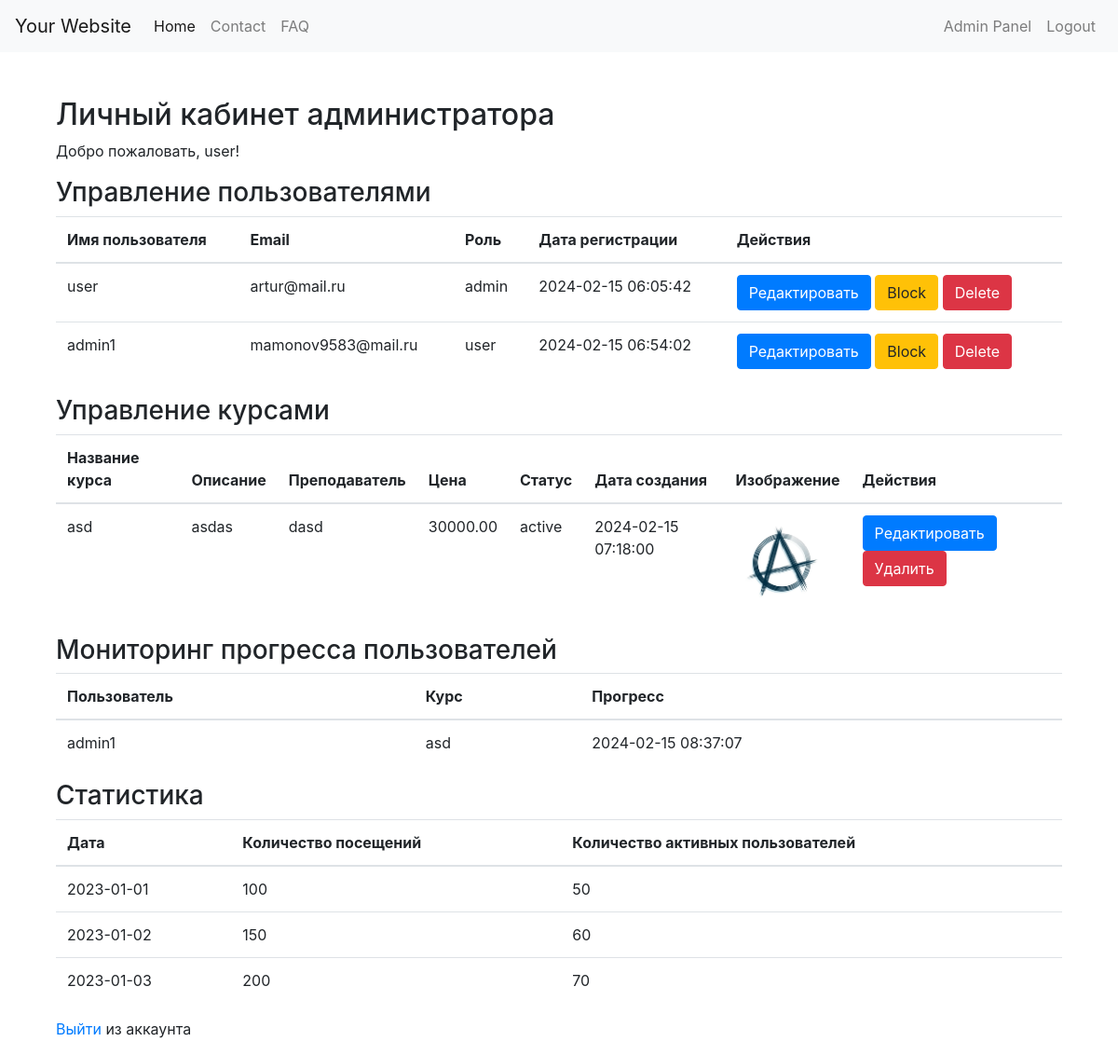
/admin/index.php (signed in), run on the app's committed database.
### tables this page shows
CREATE TABLE `users` (
  `id` int(11) NOT NULL,
  `username` varchar(50) NOT NULL,
  `email` varchar(100) NOT NULL,
  `password` varchar(255) NOT NULL,
  `role` enum('admin','user','blocked') DEFAULT 'user',
  `registration_date` timestamp NOT NULL DEFAULT current_timestamp()
);

CREATE TABLE `courses` (
  `id` int(11) NOT NULL,
  `title` varchar(255) NOT NULL,
  `description` text DEFAULT NULL,
  `instructor` varchar(100) NOT NULL,
  `price` decimal(10,2) NOT NULL DEFAULT 0.00,
  `creation_date` timestamp NOT NULL DEFAULT current_timestamp(),
  `status` enum('active','inactive') DEFAULT 'active',
  `photo` varchar(255) DEFAULT NULL
);

CREATE TABLE `enrollments` (
  `id` int(11) NOT NULL,
  `user_id` int(11) NOT NULL,
  `course_id` int(11) NOT NULL,
  `enrollment_date` timestamp NOT NULL DEFAULT current_timestamp()
);

### admin/index.php (the view, shortened to what this page needs)
<?php
include('../includes/config.php');
?>
<!DOCTYPE html>
<html lang="ru">
<head>
    <link rel="stylesheet" href="https://stackpath.bootstrapcdn.com/bootstrap/4.5.2/css/bootstrap.min.css">
</head>
<body>
    <?php include('../includes/header.php'); ?>
    <div class="container mt-5">
        <h2>Личный кабинет администратора</h2>
        <p>Добро пожаловать,
            <?php echo $_SESSION['username']; ?>!
        </p>
        <h3>Управление пользователями</h3>
        <table class="table">
            <thead>
                <tr>
                    <th>Имя пользователя</th>
                    <th>Email</th>
                    <th>Роль</th>
                    <th>Дата регистрации</th>
                    <th>Действия</th>
                </tr>
            </thead>
            <tbody>
                <?php
                $stmt = $pdo->query("SELECT * FROM users");
                while ($row = $stmt->fetch(PDO::FETCH_ASSOC)) {
                    echo "<tr>";
                    echo "<td>{$row['username']}</td>";
                    echo "<td>{$row['email']}</td>";
                    echo "<td>{$row['role']}</td>";
                    echo "<td>{$row['registration_date']}</td>";
                    echo "<td>";
                    echo "<a href='edit_user.php?id={$row['id']}' class='btn btn-primary'>Редактировать</a> ";
                        echo "<a href='block_user.php?id={$row['id']}' class='btn btn-warning'>Block</a> ";
                        echo "<a href='delete_user.php?id={$row['id']}' class='btn btn-danger'>Delete</a>";
                    echo "</td>";
                    echo "</tr>";
                }
                ?>
            </tbody>
        </table>
        <h3>Управление курсами</h3>
        <table class="table">
    <thead>
        <tr>
            <th>Название курса</th>
            <th>Описание</th>
            <th>Преподаватель</th>
            <th>Цена</th>
            <th>Статус</th>
            <th>Дата создания</th>
            <th>Изображение</th>
            <th>Действия</th>
        </tr>
    </thead>
    <tbody>
        <?php
        $stmt = $pdo->query("SELECT * FROM courses");
        while ($row = $stmt->fetch(PDO::FETCH_ASSOC)) {
            echo "<tr>";
            echo "<td>{$row['title']}</td>";
            echo "<td>{$row['description']}</td>";
            echo "<td>{$row['instructor']}</td>";
            echo "<td>{$row['price']}</td>";
            echo "<td>{$row['status']}</td>";
            echo "<td>{$row['creation_date']}</td>";
            echo "<td><img src='{$row['photo']}' alt='Course Image' style='max-width: 100px; max-height: 100px;'></td>";
            echo "<td>";
            echo "<a href='edit_course.php?id={$row['id']}' class='btn btn-primary'>Редактировать</a> ";
            echo "<a href='delete_course.php?id={$row['id']}' class='btn btn-danger'>Удалить</a>";
            echo "</td>";
            echo "</tr>";
        }
        ?>
    </tbody>
</table>
        <h3>Мониторинг прогресса пользователей</h3>
        <table class="table">
            <thead>
                <tr>
                    <th>Пользователь</th>
                    <th>Курс</th>
                    <th>Прогресс</th>
                </tr>
            </thead>
            <tbody>
                <?php
                $stmt = $pdo->query("SELECT u.username, c.title, e.enrollment_date FROM enrollments e
                            JOIN users u ON e.user_id = u.id
                            JOIN courses c ON e.course_id = c.id");
                while ($row = $stmt->fetch(PDO::FETCH_ASSOC)) {
                    echo "<tr>";
                    echo "<td>{$row['username']}</td>";
                    echo "<td>{$row['title']}</td>";
                    echo "<td>{$row['enrollment_date']}</td>";
                    echo "</tr>";
                }
                ?>
            </tbody>
        </table>
        <h3>Статистика</h3>
        <table class="table">
            <thead>
                <tr>
                    <th>Дата</th>
                    <th>Количество посещений</th>
                    <th>Количество активных пользователей</th>
                </tr>
            </thead>
            <tbody>
                <?php
                $statistics = array(
                    array("2023-01-01", 100, 50),
                    array("2023-01-02", 150, 60),
                    array("2023-01-03", 200, 70)
                );
                foreach ($statistics as $stat) {
                    echo "<tr>";
                    echo "<td>{$stat[0]}</td>";
                    echo "<td>{$stat[1]}</td>";
                    echo "<td>{$stat[2]}</td>";
                    echo "</tr>";
                }
                ?>
            </tbody>
        </table>
        <p><a href="../logout.php">Выйти</a> из аккаунта</p>
    </div>
</body>
</html>

### includes/header.php (shortened to what this page needs)
<!DOCTYPE html>
<html lang="en">
<head>
    <link rel="stylesheet" href="https://stackpath.bootstrapcdn.com/bootstrap/4.5.2/css/bootstrap.min.css">
    <link rel="stylesheet" href="assets/css/style.css">
</head>
<body>
    <header>
        <nav class="navbar navbar-expand-lg navbar-light bg-light">
            <a class="navbar-brand" href="index.php">Your Website</a>
            <div class="collapse navbar-collapse" id="navbarNav">
                <ul class="navbar-nav mr-auto">
                    <li class="nav-item active">
                        <a class="nav-link" href="../index.php">Home <span class="sr-only">(current)</span></a>
                    </li>
                    <li class="nav-item">
                        <a class="nav-link" href="contact.php">Contact</a>
                    </li>
                    <li class="nav-item">
                        <a class="nav-link" href="faq.php">FAQ</a>
                    </li>
                </ul>
                <ul class="navbar-nav ml-auto">
                    <?php if (isset($_SESSION['role']) && $_SESSION['role'] === 'admin'): ?>
                        <li class="nav-item">
                            <a class="nav-link" href="../admin/index.php">Admin Panel</a>
                        </li>
                        <li class="nav-item">
                            <a class="nav-link" href="../logout.php">Logout</a>
                        </li>
                    <?php endif; ?>
                </ul>
            </div>
        </nav>
    </header>
    <main class="container mt-4">

### data on the page
users: username "user", email "artur@mail.ru", role "admin", registration_date "2024-02-15 06:05:42"
users: username "admin1", email "mamonov9583@mail.ru", role "user", registration_date "2024-02-15 06:54:02"
courses: title "asd", description "asdas", instructor "dasd", price "30000.00", status "active", creation_date "2024-02-15 07:18:00", photo (picture)
enrollments: user.username "admin1", course.title "asd", enrollment_date "2024-02-15 08:37:07"

### other printed values
$_SESSION['username'] "user"
$stat[0] "2023-01-01"
$stat[1] "100"
$stat[2] "50"
$stat[0] "2023-01-02"
$stat[1] "150"
$stat[2] "60"
$stat[0] "2023-01-03"
$stat[1] "200"
$stat[2] "70"
